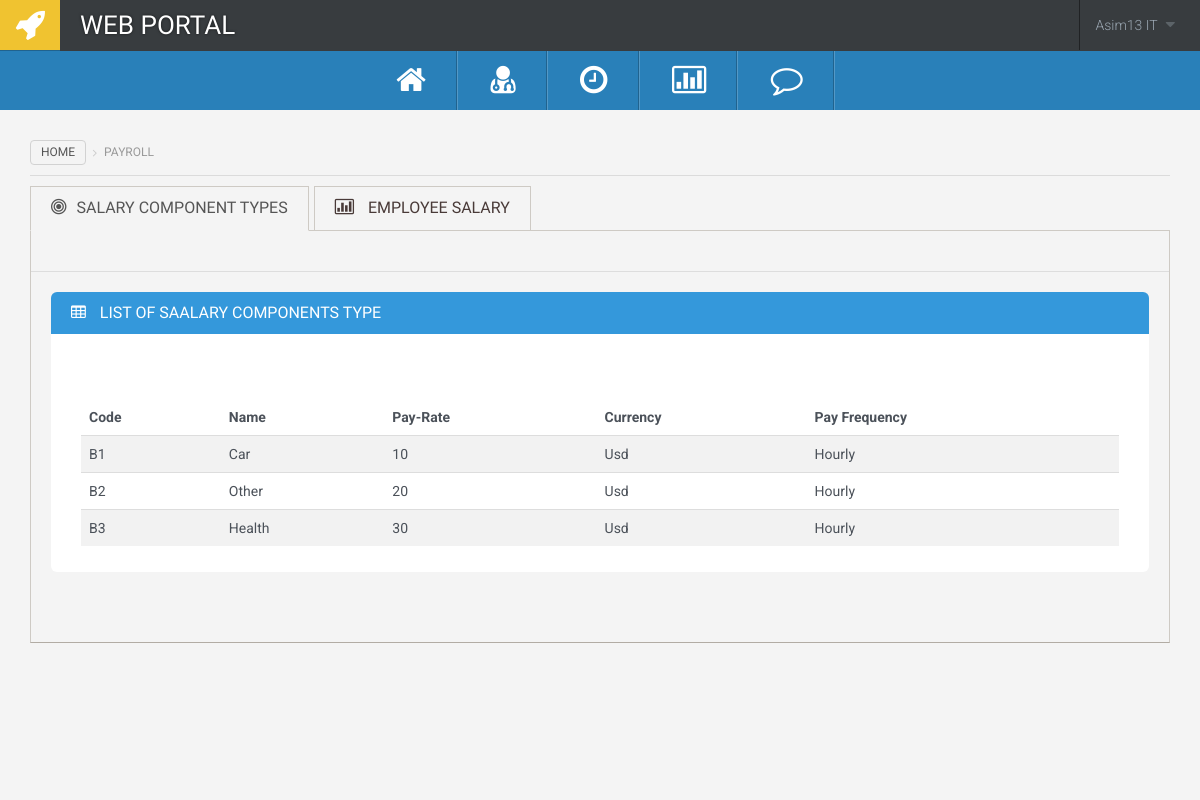
The page /payroll.php (signed in) on the database its author committed.
### tables this page shows
CREATE TABLE `payroll_components` (
  `payroll_id` int(50) NOT NULL,
  `name` text NOT NULL,
  `payRate` text NOT NULL,
  `currency` text NOT NULL,
  `payFrequency` text NOT NULL
);

### controller/payrollController.php (called while the page is built, shortened)
<?php
include("connection.php");
    $payRecords = [];
    $sql = "SELECT * FROM payroll_components ORDER BY payroll_id asc";
    $result = $conn->query($sql);
?>

### payroll.php (the view, shortened to what this page needs)
<?php
include("header.php");
include("controller/payrollController.php");
?>
<div class="main-content">
    <ol class="breadcrumb">
  <li><a href="index.php">Home</a></li>
   <li class="active">Payroll</li>
</ol>
<div class="row">
  <div class="col-md-12">
    <ul class="nav nav-tabs">
      <li class="active"><a href="#tab_pie_chart" data-toggle="tab"><i class="fa fa-bullseye"></i>Salary Component Types</a></li>
      <li class=""><a href="#tab_bar_chart" data-toggle="tab"><i class="fa fa-bar-chart-o"></i> Employee Salary</a></li>
    </ul>
    <div class="tab-content bottom-margin">
      <div class="tab-pane active" id="tab_pie_chart">
        <div class="shadowed-bottom">
        </div>
        <div class="padded">
<div class="widget widget-blue">
          <div class="widget-title">
            <h3><i class="fa fa-table"></i> List Of SAalary Components Type</h3>
          </div>
          <div class="widget-content">
    <div class="form-group">
              <div class="checkbox">
              </div>
            </div>
            <div class="table-responsive">
            <table class="table table-striped">
              <thead>
                <tr>
                  <th>Code</th>
                  <th>Name</th>
                  <th>Pay-Rate</th>
                  <th>Currency</th>
                  <th>Pay Frequency</th>
                </tr>
              </thead>
              <tbody>
              <?php if(!empty( $payRecords )) {?>
              <?php foreach ( $payRecords as $key =>  $record ) { ?>
                <tr>
                  <td><?php echo "B".$record[0];?></td>
                  <td><?php echo $record[1];?></td>
                  <td><?php echo $record[2];?></td>
                  <td><?php echo $record[3];?></td>
                  <td><?php echo $record[4];?></td>
                </tr>
               <?php }
               } ?>
              </tbody>
            </table>
            </div>
          </div>
        </div>
                </div>
      </div>
    </div>
  </div>
</div>
  </div>
</div>
</body>
</html>

### rows shown on the page
payroll_components: payroll_id "1", name "Car", payRate "10", currency "Usd", payFrequency "Hourly"
payroll_components: payroll_id "2", name "Other", payRate "20", currency "Usd", payFrequency "Hourly"
payroll_components: payroll_id "3", name "Health", payRate "30", currency "Usd", payFrequency "Hourly"

### other values the page prints
$_SESSION['fullname'] "Asim13 IT"
